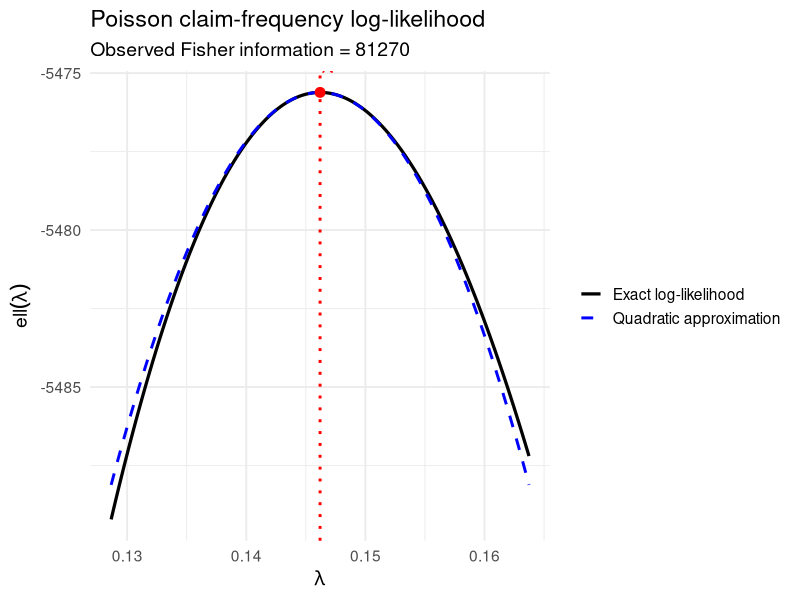
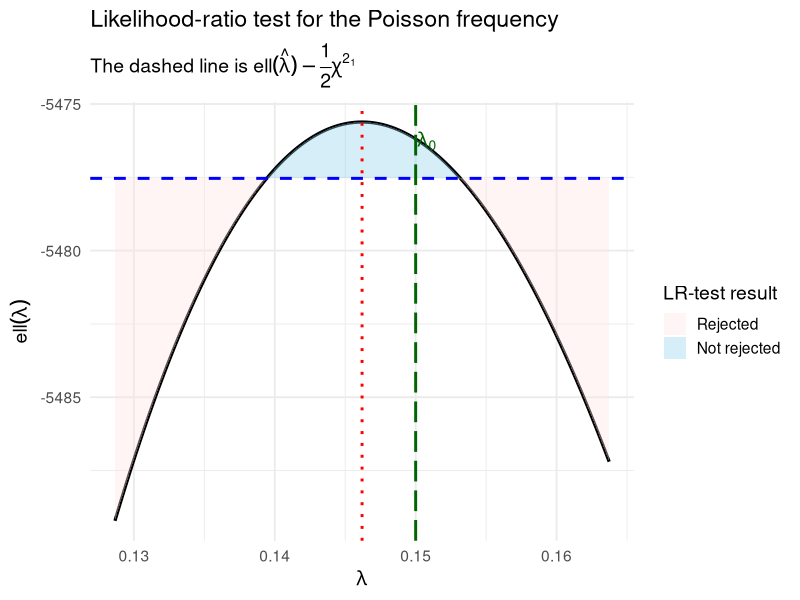
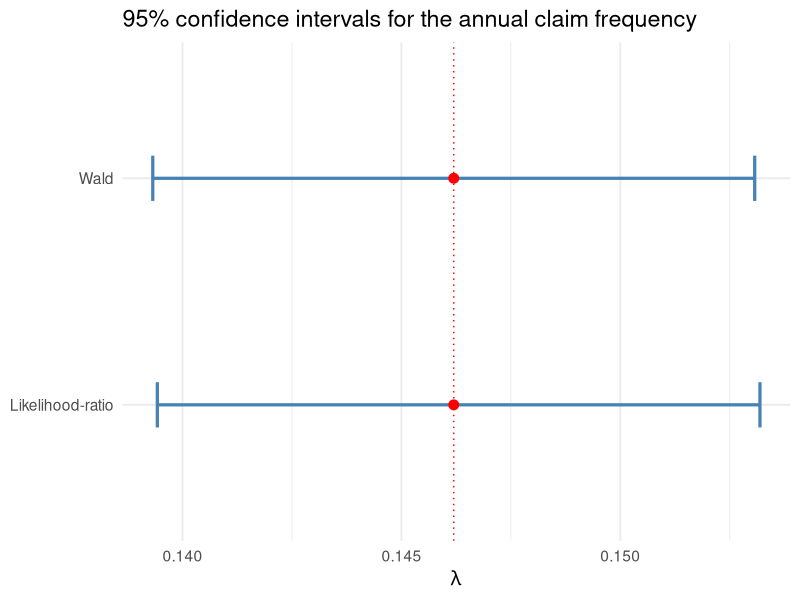
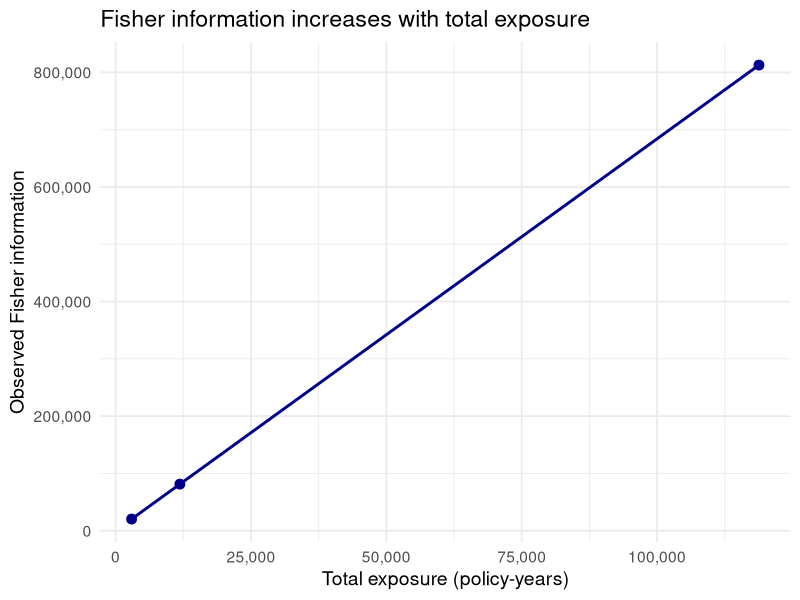
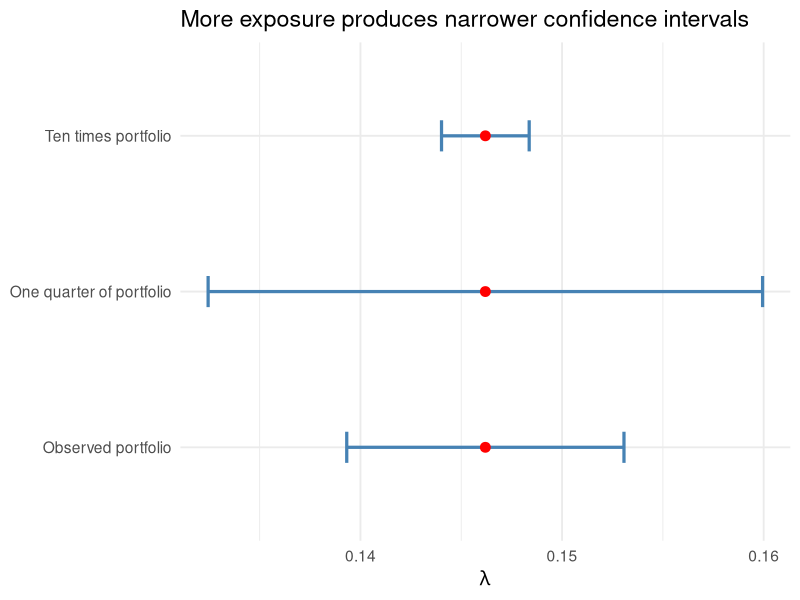
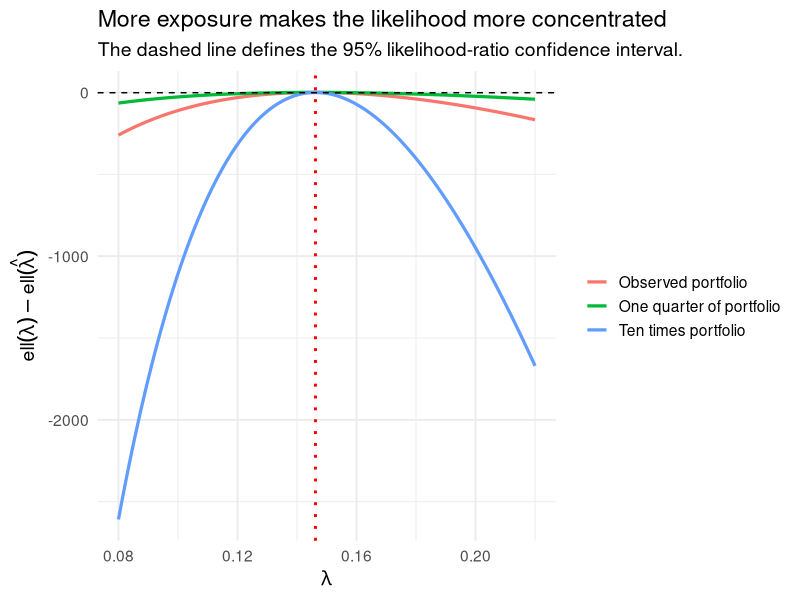

Source code (R) for these figures, in order:
## ---- chunk 1
knitr::opts_chunk$set(
  echo = TRUE,
  warning = FALSE,
  message = FALSE,
  fig.width = 9,
  fig.height = 5.5
)

library(ggplot2)
## ---- chunk 2
claims <- c(0, 1, 2, 3, 4)

policy_counts <- c(
  12962,
  1369,
  157,
  14,
  3
)

exposures <- c(
  10545.94,
  1187.13,
  134.66,
  11.08,
  2.52
)

claim_data <- data.frame(
  claims = claims,
  policy_counts = policy_counts,
  exposures = exposures
)

knitr::kable(
  claim_data,
  col.names = c("Number of claims", "Number of policies", "Total exposure")
)
## ---- chunk 3
total_claims <- sum(claims * policy_counts)
total_exposure <- sum(exposures)

lambda_hat <- total_claims / total_exposure

cat("Total claims:", total_claims, "\n")
cat("Total exposure:", round(total_exposure, 2), "policy-years\n")
cat("MLE of lambda:", round(lambda_hat, 5), "\n")
## ---- chunk 4
loglik <- function(lambda, exposures, claims, policy_counts) {
  if (any(lambda <= 0)) {
    return(-Inf)
  }

  average_exposure <- exposures / policy_counts

  sum(
    -lambda * exposures +
      policy_counts * claims * log(lambda) +
      policy_counts * claims * log(average_exposure) -
      policy_counts * lfactorial(claims)
  )
}

loglik_hat <- loglik(
  lambda = lambda_hat,
  exposures = exposures,
  claims = claims,
  policy_counts = policy_counts
)

loglik_hat
## ---- chunk 5
observed_information <- total_exposure / lambda_hat
expected_information_at_hat <- total_exposure / lambda_hat

var_lambda_hat <- 1 / observed_information
se_lambda_hat <- sqrt(var_lambda_hat)

cat("Observed Fisher information:", round(observed_information, 2), "\n")
cat("Estimated variance of lambda_hat:", signif(var_lambda_hat, 5), "\n")
cat("Estimated standard error of lambda_hat:", round(se_lambda_hat, 5), "\n")
## ---- chunk 6
lambdas <- seq(
  from = max(0.001, lambda_hat - 5 * se_lambda_hat),
  to = lambda_hat + 5 * se_lambda_hat,
  length.out = 1000
)

curve_approx <- function(lambda) {
  loglik_hat -
    0.5 * observed_information * (lambda - lambda_hat)^2
}

plot_data <- data.frame(
  lambda = lambdas,
  loglik = sapply(
    lambdas,
    loglik,
    exposures = exposures,
    claims = claims,
    policy_counts = policy_counts
  ),
  quadratic_approximation = curve_approx(lambdas)
)

ggplot(plot_data, aes(x = lambda)) +
  geom_line(
    aes(y = loglik, colour = "Exact log-likelihood"),
    linewidth = 1.1
  ) +
  geom_line(
    aes(y = quadratic_approximation, colour = "Quadratic approximation"),
    linewidth = 1,
    linetype = "dashed"
  ) +
  geom_vline(
    xintercept = lambda_hat,
    colour = "red",
    linetype = "dotted",
    linewidth = 1
  ) +
  geom_point(
    data = data.frame(lambda = lambda_hat, loglik = loglik_hat),
    aes(x = lambda, y = loglik),
    inherit.aes = FALSE,
    colour = "red",
    size = 3
  ) +
  annotate(
    "text",
    x = lambda_hat,
    y = loglik_hat,
    label = expression(hat(lambda)),
    colour = "red",
    hjust = -0.2,
    vjust = -0.8,
    parse = TRUE,
    size = 5
  ) +
  scale_colour_manual(
    values = c(
      "Exact log-likelihood" = "black",
      "Quadratic approximation" = "blue"
    )
  ) +
  labs(
    title = "Poisson claim-frequency log-likelihood",
    subtitle = paste(
      "Observed Fisher information =",
      round(observed_information, 1)
    ),
    x = expression(lambda),
    y = expression(ell(lambda)),
    colour = NULL
  ) +
  theme_minimal(base_size = 14)
## ---- chunk 7
lambda_0 <- 0.15
alpha <- 0.05

loglik_null <- loglik(
  lambda = lambda_0,
  exposures = exposures,
  claims = claims,
  policy_counts = policy_counts
)

lr_statistic <- 2 * (loglik_hat - loglik_null)
lr_critical_value <- qchisq(1 - alpha, df = 1)
lr_p_value <- pchisq(lr_statistic, df = 1, lower.tail = FALSE)

lr_results <- data.frame(
  quantity = c(
    "Null value lambda_0",
    "MLE lambda_hat",
    "LR statistic",
    "5% critical value",
    "p-value"
  ),
  value = c(
    lambda_0,
    lambda_hat,
    lr_statistic,
    lr_critical_value,
    lr_p_value
  )
)

knitr::kable(lr_results, digits = 5)
## ---- chunk 8
if (lr_p_value < alpha) {
  cat(
    "Decision: reject H0 at the", alpha * 100,
    "% significance level.\n"
  )
} else {
  cat(
    "Decision: do not reject H0 at the", alpha * 100,
    "% significance level.\n"
  )
}
## ---- chunk 9
lr_cutoff_loglik <- loglik_hat - 0.5 * lr_critical_value

plot_data$accepted_by_lr <- plot_data$loglik >= lr_cutoff_loglik

ggplot(plot_data, aes(x = lambda, y = loglik)) +
  geom_line(linewidth = 1.1, colour = "black") +
  geom_ribbon(
    aes(
      ymin = lr_cutoff_loglik,
      ymax = loglik,
      fill = accepted_by_lr
    ),
    alpha = 0.35
  ) +
  geom_hline(
    yintercept = lr_cutoff_loglik,
    linetype = "dashed",
    colour = "blue",
    linewidth = 1
  ) +
  geom_vline(
    xintercept = c(lambda_hat, lambda_0),
    linetype = c("dotted", "longdash"),
    colour = c("red", "darkgreen"),
    linewidth = 1
  ) +
  annotate(
    "text",
    x = lambda_hat,
    y = max(plot_data$loglik),
    label = expression(hat(lambda)),
    colour = "red",
    hjust = -0.1,
    vjust = -0.8,
    parse = TRUE,
    size = 5
  ) +
  annotate(
    "text",
    x = lambda_0,
    y = max(plot_data$loglik),
    label = expression(lambda[0]),
    colour = "darkgreen",
    hjust = -0.1,
    vjust = 1.5,
    parse = TRUE,
    size = 5
  ) +
  scale_fill_manual(
    values = c(
      "TRUE" = "skyblue",
      "FALSE" = "mistyrose"
    ),
    labels = c(
      "TRUE" = "Not rejected",
      "FALSE" = "Rejected"
    )
  ) +
  labs(
    title = "Likelihood-ratio test for the Poisson frequency",
    subtitle = expression(
      paste(
        "The dashed line is ",
        ell(hat(lambda)) - frac(1, 2) * chi^2[1, 0.95]
      )
    ),
    x = expression(lambda),
    y = expression(ell(lambda)),
    fill = "LR-test result"
  ) +
  theme_minimal(base_size = 14)
## ---- chunk 10
wald_z <- (lambda_hat - lambda_0) / se_lambda_hat
wald_chisq <- wald_z^2
wald_p_value <- 2 * pnorm(abs(wald_z), lower.tail = FALSE)

wald_results <- data.frame(
  quantity = c(
    "Wald Z statistic",
    "Wald chi-square statistic",
    "Two-sided p-value"
  ),
  value = c(
    wald_z,
    wald_chisq,
    wald_p_value
  )
)

knitr::kable(wald_results, digits = 5)
## ---- chunk 11
lr_difference <- function(lambda) {
  2 * (
    loglik_hat -
      loglik(
        lambda = lambda,
        exposures = exposures,
        claims = claims,
        policy_counts = policy_counts
      )
  ) - lr_critical_value
}

lr_ci_lower <- uniroot(
  lr_difference,
  interval = c(1e-10, lambda_hat)
)$root

lr_ci_upper <- uniroot(
  lr_difference,
  interval = c(lambda_hat, max(1, 5 * lambda_hat))
)$root

lr_ci <- c(lower = lr_ci_lower, upper = lr_ci_upper)
lr_ci
## ---- chunk 12
z_critical_value <- qnorm(1 - alpha / 2)

wald_ci <- lambda_hat +
  c(-1, 1) * z_critical_value * se_lambda_hat

ci_results <- data.frame(
  method = c("Likelihood-ratio interval", "Wald interval"),
  lower = c(lr_ci[1], wald_ci[1]),
  upper = c(lr_ci[2], wald_ci[2])
)

knitr::kable(ci_results, digits = 5)
## ---- chunk 13
ci_plot_data <- data.frame(
  method = c("Likelihood-ratio", "Wald"),
  lower = c(lr_ci[1], wald_ci[1]),
  upper = c(lr_ci[2], wald_ci[2]),
  estimate = lambda_hat
)

ggplot(ci_plot_data, aes(y = method)) +
  geom_errorbarh(
    aes(xmin = lower, xmax = upper),
    height = 0.2,
    linewidth = 1.1,
    colour = "steelblue"
  ) +
  geom_point(
    aes(x = estimate),
    size = 3,
    colour = "red"
  ) +
  geom_vline(
    xintercept = lambda_hat,
    linetype = "dotted",
    colour = "red"
  ) +
  labs(
    title = "95% confidence intervals for the annual claim frequency",
    x = expression(lambda),
    y = NULL
  ) +
  theme_minimal(base_size = 14)
## ---- chunk 14
scenarios <- data.frame(
  scenario = c("One quarter of portfolio", "Observed portfolio", "Ten times portfolio"),
  multiplier = c(0.25, 1, 10)
)

scenario_results <- do.call(
  rbind,
  lapply(seq_len(nrow(scenarios)), function(i) {
    multiplier <- scenarios$multiplier[i]

    exposures_scaled <- exposures * multiplier
    policy_counts_scaled <- policy_counts * multiplier

    total_exposure_scaled <- sum(exposures_scaled)
    total_claims_scaled <- sum(claims * policy_counts_scaled)
    lambda_hat_scaled <- total_claims_scaled / total_exposure_scaled

    information_scaled <- total_exposure_scaled / lambda_hat_scaled
    se_scaled <- sqrt(1 / information_scaled)

    data.frame(
      scenario = scenarios$scenario[i],
      multiplier = multiplier,
      total_exposure = total_exposure_scaled,
      lambda_hat = lambda_hat_scaled,
      fisher_information = information_scaled,
      standard_error = se_scaled,
      ci_lower = lambda_hat_scaled - z_critical_value * se_scaled,
      ci_upper = lambda_hat_scaled + z_critical_value * se_scaled
    )
  })
)

knitr::kable(scenario_results, digits = 5)
## ---- chunk 15
ggplot(
  scenario_results,
  aes(x = total_exposure, y = fisher_information)
) +
  geom_point(size = 3, colour = "darkblue") +
  geom_line(linewidth = 1, colour = "darkblue") +
  scale_x_continuous(labels = scales::comma) +
  scale_y_continuous(labels = scales::comma) +
  labs(
    title = "Fisher information increases with total exposure",
    x = "Total exposure (policy-years)",
    y = "Observed Fisher information"
  ) +
  theme_minimal(base_size = 14)
## ---- chunk 16
ggplot(scenario_results, aes(y = scenario)) +
  geom_errorbarh(
    aes(xmin = ci_lower, xmax = ci_upper),
    height = 0.2,
    linewidth = 1.1,
    colour = "steelblue"
  ) +
  geom_point(
    aes(x = lambda_hat),
    size = 3,
    colour = "red"
  ) +
  labs(
    title = "More exposure produces narrower confidence intervals",
    x = expression(lambda),
    y = NULL
  ) +
  theme_minimal(base_size = 14)
## ---- chunk 17
lambdas <- seq(0.08, 0.22, length.out = 1000)

likelihood_scenarios <- do.call(
  rbind,
  lapply(seq_len(nrow(scenarios)), function(i) {
    multiplier <- scenarios$multiplier[i]

    exposures_scaled <- exposures * multiplier
    policy_counts_scaled <- policy_counts * multiplier

    lambda_hat_scaled <-
      sum(claims * policy_counts_scaled) / sum(exposures_scaled)

    ll_values <- sapply(
      lambdas,
      loglik,
      exposures = exposures_scaled,
      claims = claims,
      policy_counts = policy_counts_scaled
    )

    ll_at_mle <- loglik(
      lambda = lambda_hat_scaled,
      exposures = exposures_scaled,
      claims = claims,
      policy_counts = policy_counts_scaled
    )

    data.frame(
      lambda = lambdas,
      relative_loglikelihood = ll_values - ll_at_mle,
      scenario = scenarios$scenario[i]
    )
  })
)

ggplot(
  likelihood_scenarios,
  aes(
    x = lambda,
    y = relative_loglikelihood,
    colour = scenario
  )
) +
  geom_line(linewidth = 1.1) +
  geom_hline(yintercept = -0.5 * lr_critical_value, linetype = "dashed") +
  geom_vline(
    xintercept = lambda_hat,
    colour = "red",
    linetype = "dotted",
    linewidth = 1
  ) +
  labs(
    title = "More exposure makes the likelihood more concentrated",
    subtitle = "The dashed line defines the 95% likelihood-ratio confidence interval.",
    x = expression(lambda),
    y = expression(
      ell(lambda) - ell(hat(lambda))
    ),
    colour = NULL
  ) +
  theme_minimal(base_size = 14)
